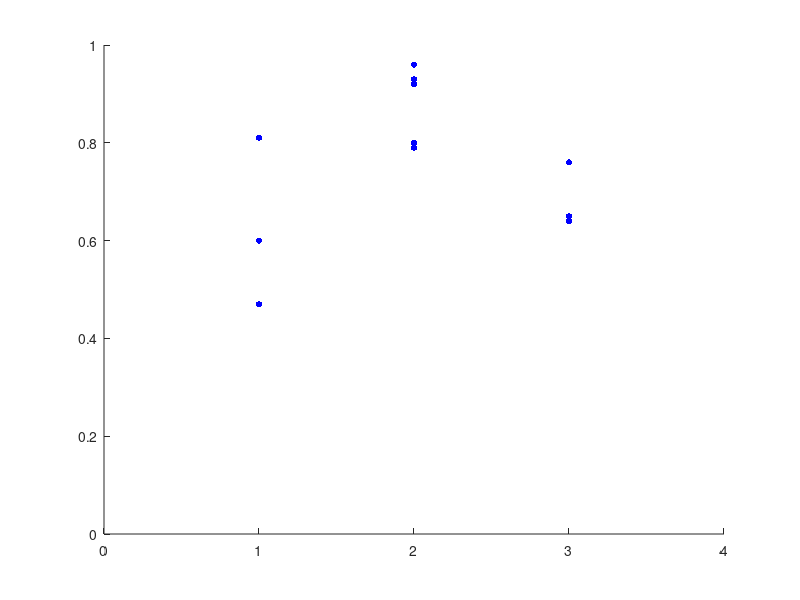

MATLAB code to generate this figure: (Note: this script raises an error after producing the figure.)
%spatial correlation scatter plot 

img24 = [0.60, 0.81, 0.47];
img25 = [0.93, 0.96, 0.80, 0.92, 0.79, 0.80];
img27 = [0.76, 0.65, 0.64];
%img28 = 

valuesY = [img24, img25, img27];
categoriesX = [1, 1, 1, 2, 2, 2, 2, 2, 2, 3, 3, 3];

corr = scatter( categoriesX, valuesY, 20, 'b', 'filled')
xlim([0 4]);
ylim([0 1]);
corr.XTick = [0 1 2 3 4];

%% SUMMARY SCATTER PLOT
colors = {'r', 'r', 'r', 'r', 'r', 'b', 'b', 'b', 'b', 'm', 'm', 'm', 'g', 'g', 'g'};
days = {'150514_img24', '150518_img24', '150519_img24', '150521_img24' '150706_img24', '150517_img25', '150518_img25', '150514_img25', '150515_img25', '150716_img27', '150718_img27', '150719_img27', '150716_img28', '150717_img28', '150719_img28'};
DATA_DIR = 'C:\Users\jake\TempData\summaryFolder\';
summary_succ = {}; 
summary_fail = {}; 
for kk = 1:length(days)
    curr_file_succ = strcat(DATA_DIR, days{kk}, '_success');
    summary_succ{kk} = load(curr_file_succ);
    
    curr_file_fail = strcat(DATA_DIR, days{kk}, '_fail');
    
    temp2 = load(curr_file_fail);
    summary_fail{kk} = temp2;
    
end 

fail_avg = [];
succ_avg = []; 
fail_std = [];
succ_std = []; 
fail_sm = []; 
succ_sm = []; 

for kk = 1:length(days)
succ_avg(1,kk) = mean(mean(summary_succ{kk}.success_roi(:,7:9),1),2);
fail_avg(1,kk) = mean(mean(summary_fail{kk}.fail_roi(:,7:9),1),2);
end
for kk = 1:length(days)
succ_sm(1,kk) = std(mean(summary_succ{kk}.success_roi(:,7:9),2),[],1)./sqrt(size(summary_succ{kk}.success_roi,1));
fail_sm(1,kk) = std(mean(summary_fail{kk}.fail_roi(:,7:9),2),[],1)./sqrt(size(summary_fail{kk}.fail_roi,1));
end

figure;
for i = 1:length(succ_avg); 
    errorbarxy(succ_avg(i), fail_avg(i), succ_sm(i), fail_sm(i), [],[],'w', colors{i}); hold on; 
    plot(succ_avg(i), fail_avg(i), ['o' colors{i}]); hold on;
end
ylim([-.03 .15])
xlim([-.03 .15])
x = -.1:.1:1;
y = x;
hold on; plot(x,y,'k')
hline(0,'--k')
vline(0,'--k')

errorbarxy(fail_avg(i), succ_avg(i), fail_sm(i), succ_sm(i), [],[],'w', colors{i}); hold on; 
    plot(fail_avg(i), succ_avg(i), ['o' colors{i}]); hold on;



%%  DATA REG MAKER

DATA_DIR =  'C:\Users\jake\TempData\';
day = '150725_img27';   %'150717_img28' '150719_img28'
motion_correction =1;           %1 to register image   0 to take ROI without motion correction
stable_int = [100:500];         %use imageJ to find a series of frames (~100) in which little movement occurs. Use this during motion correction
session = '';
image_dest  = [DATA_DIR day '\'];
BIN_SIZE =1;
%MUST ALSO SET ncores for parpool

old_cd = cd(image_dest);  


dest =  [image_dest day '_ROI'];
 % register image   motion correction
    data_stable = [];
    
    data_stable = data;
    data_reg = max(data_stable,3);
    figure; imagesq(data_reg); colormap(jet)
    disp('saving data_reg');
    dest =  [image_dest day '_reg'];
    save(dest, 'data_reg');
    
%% DISTANCE FINDER
for i = 1: cluster25.num_cluster;
xx = reshape(cluster25.roi_mask(i,:),50,50);
[row, column] = find(xx);
avgR = mean(row)
avgC = mean(column)
hold on; plot(avgC,avgR, 'w')
R(i) = avgR;
C(i) = avgC; 
end

d = [];
d = sqrt((C(4)-C(3))^2+(R(4)-R(3))^2)

D_C_img24 = [11.2, 0.61; 9.2, 0.81; 18.9, 0.47]   %3
D_C_img25 = [7.5, 0.93; 9.8, 0.97; 17.2, 0.80; 13.0, 0.92; 12.1, 0.79; 14.8, 0.80]    %6
D_C_img27 = [ 13.0, 0.76; 15.7, 0.65; 10.0, 0.64]    %3

D_C_img24(:,1) = D_C_img24(:,1)/0.01325
D_C_img25(:,1) = D_C_img25(:,1)/0.01325
D_C_img27(:,1) = D_C_img27(:,1)/0.01325

figure;
hold on
scatter(D_C_img24(:,1)', D_C_img24(:,2)', 'or', 'fill')
scatter(D_C_img25(:,1)', D_C_img25(:,2)', 'b', 'fill')
scatter(D_C_img27(:,1)', D_C_img27(:,2)', 'm', 'fill')
xlabel('distance')
ylabel('correlation')
ylim([0 1])
xlim([0 1500])

x = -.1:.1:1;
y = x;
 plot(x,y,'k')
 
 
 
 %% ROI EXAMPLE TRACE
 
 
 hold on
 for i = 1:cluster.num_cluster;
    plot(cluster.roi_position{i}(:,1), cluster.roi_position{i}(:,2), 'w',...
        'LineWidth',2)
 end 
 
 
 
 
 
 
 
 
